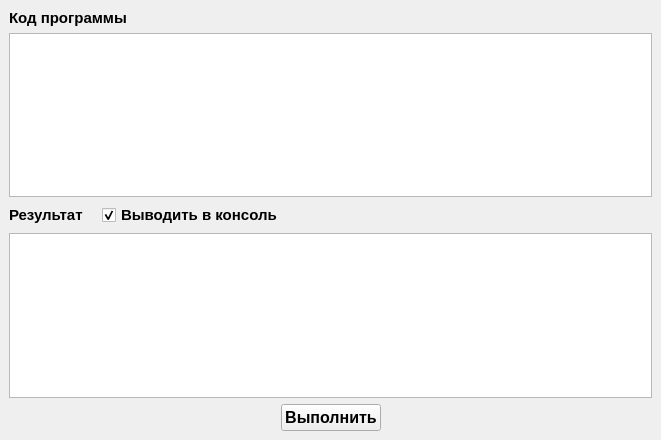
<?xml version="1.0" encoding="UTF-8"?>
<ui version="4.0">
 <class>MainWindow</class>
 <widget class="QMainWindow" name="MainWindow">
  <property name="geometry">
   <rect>
    <x>0</x>
    <y>0</y>
    <width>661</width>
    <height>440</height>
   </rect>
  </property>
  <property name="windowTitle">
   <string>Выполнить</string>
  </property>
  <widget class="QWidget" name="centralwidget">
   <layout class="QGridLayout" name="gridLayout">
    <item row="0" column="0">
     <widget class="QLabel" name="label_2">
      <property name="font">
       <font>
        <pointsize>11</pointsize>
        <weight>75</weight>
        <bold>true</bold>
       </font>
      </property>
      <property name="text">
       <string>Код программы</string>
      </property>
     </widget>
    </item>
    <item row="1" column="0">
     <widget class="QTextEdit" name="text_exec">
      <property name="sizePolicy">
       <sizepolicy hsizetype="Expanding" vsizetype="Expanding">
        <horstretch>0</horstretch>
        <verstretch>0</verstretch>
       </sizepolicy>
      </property>
      <property name="font">
       <font>
        <pointsize>10</pointsize>
        <weight>75</weight>
        <bold>true</bold>
       </font>
      </property>
      <property name="readOnly">
       <bool>false</bool>
      </property>
     </widget>
    </item>
    <item row="2" column="0">
     <layout class="QHBoxLayout" name="horizontalLayout_2">
      <item>
       <widget class="QLabel" name="label_3">
        <property name="sizePolicy">
         <sizepolicy hsizetype="Fixed" vsizetype="Preferred">
          <horstretch>0</horstretch>
          <verstretch>0</verstretch>
         </sizepolicy>
        </property>
        <property name="maximumSize">
         <size>
          <width>82</width>
          <height>16777215</height>
         </size>
        </property>
        <property name="font">
         <font>
          <pointsize>11</pointsize>
          <weight>75</weight>
          <bold>true</bold>
         </font>
        </property>
        <property name="text">
         <string>Результат</string>
        </property>
       </widget>
      </item>
      <item>
       <spacer name="horizontalSpacer_3">
        <property name="orientation">
         <enum>Qt::Horizontal</enum>
        </property>
        <property name="sizeType">
         <enum>QSizePolicy::Fixed</enum>
        </property>
        <property name="sizeHint" stdset="0">
         <size>
          <width>13</width>
          <height>20</height>
         </size>
        </property>
       </spacer>
      </item>
      <item>
       <widget class="QCheckBox" name="checkB_cons">
        <property name="sizePolicy">
         <sizepolicy hsizetype="Fixed" vsizetype="Fixed">
          <horstretch>0</horstretch>
          <verstretch>0</verstretch>
         </sizepolicy>
        </property>
        <property name="maximumSize">
         <size>
          <width>182</width>
          <height>16777215</height>
         </size>
        </property>
        <property name="font">
         <font>
          <pointsize>11</pointsize>
          <weight>75</weight>
          <bold>true</bold>
         </font>
        </property>
        <property name="text">
         <string>Выводить в консоль</string>
        </property>
        <property name="checked">
         <bool>true</bool>
        </property>
       </widget>
      </item>
      <item>
       <spacer name="horizontalSpacer_4">
        <property name="orientation">
         <enum>Qt::Horizontal</enum>
        </property>
        <property name="sizeHint" stdset="0">
         <size>
          <width>40</width>
          <height>20</height>
         </size>
        </property>
       </spacer>
      </item>
     </layout>
    </item>
    <item row="3" column="0">
     <widget class="QTextEdit" name="text_print">
      <property name="sizePolicy">
       <sizepolicy hsizetype="Expanding" vsizetype="Preferred">
        <horstretch>0</horstretch>
        <verstretch>0</verstretch>
       </sizepolicy>
      </property>
      <property name="font">
       <font>
        <pointsize>10</pointsize>
        <weight>75</weight>
        <bold>true</bold>
       </font>
      </property>
      <property name="readOnly">
       <bool>true</bool>
      </property>
     </widget>
    </item>
    <item row="4" column="0">
     <layout class="QHBoxLayout" name="horizontalLayout">
      <item>
       <spacer name="horizontalSpacer">
        <property name="orientation">
         <enum>Qt::Horizontal</enum>
        </property>
        <property name="sizeHint" stdset="0">
         <size>
          <width>40</width>
          <height>20</height>
         </size>
        </property>
       </spacer>
      </item>
      <item>
       <widget class="QPushButton" name="pushB_exec">
        <property name="font">
         <font>
          <pointsize>12</pointsize>
          <weight>75</weight>
          <bold>true</bold>
         </font>
        </property>
        <property name="text">
         <string>Выполнить</string>
        </property>
       </widget>
      </item>
      <item>
       <spacer name="horizontalSpacer_2">
        <property name="orientation">
         <enum>Qt::Horizontal</enum>
        </property>
        <property name="sizeHint" stdset="0">
         <size>
          <width>40</width>
          <height>20</height>
         </size>
        </property>
       </spacer>
      </item>
     </layout>
    </item>
   </layout>
  </widget>
 </widget>
 <resources/>
 <connections/>
</ui>
